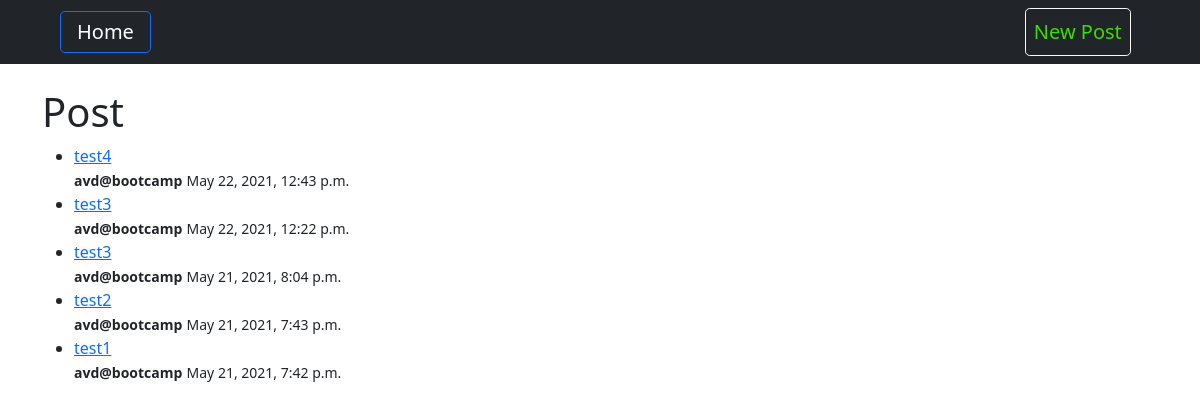
Before: / with the older database file.
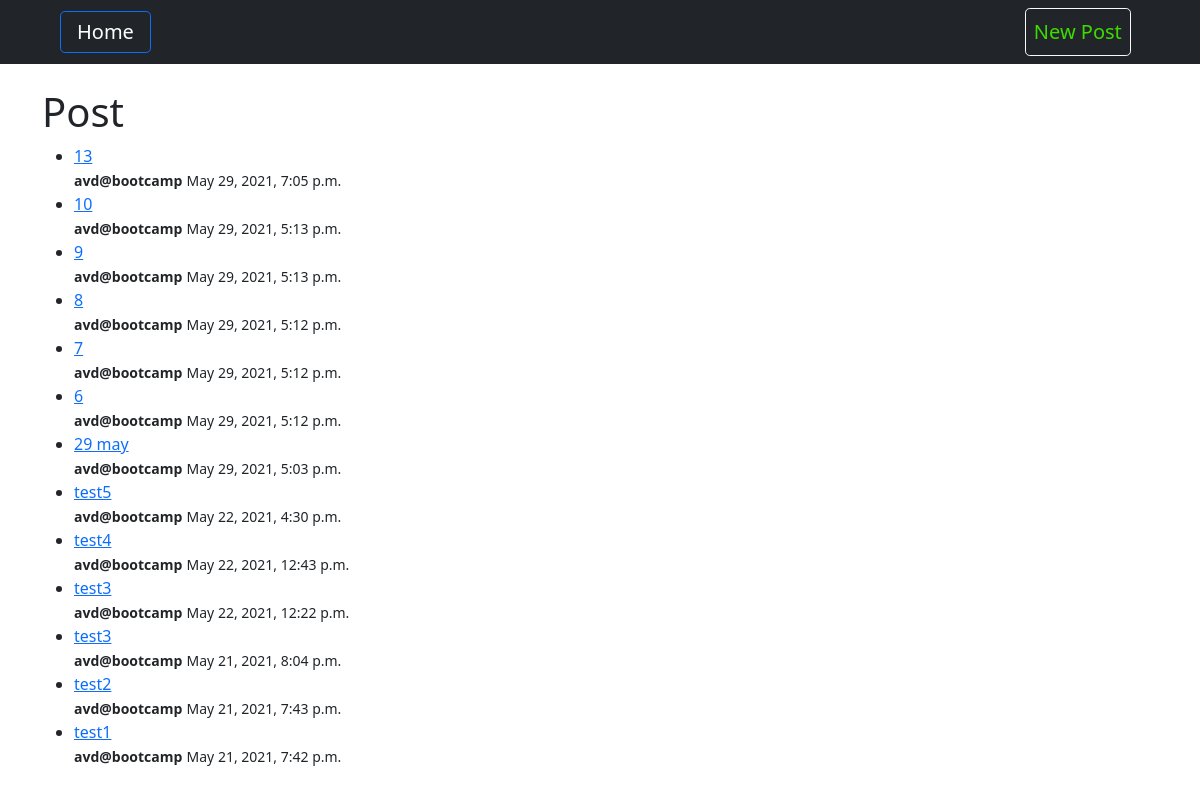
After: the same page with the newer database file.
### blog/models.py (models this page shows, shortened)
class Post(models.Model):
    title = models.CharField(max_length=200, null=False)
    body = models.TextField(null=False)
    author = models.ForeignKey(User, on_delete=models.CASCADE)
    date_created = models.DateTimeField(auto_now_add=True)

### blog/views.py (the view)
# urls.py: path('', views.HomeView, name='home'),
def HomeView(request):
    posts = Post.objects.all().order_by('-date_created')
    context = {
        'posts': posts
    }
    return render(request, 'blog/home.html', context)

### blog/templates/blog/home.html
{% extends 'blog/base.html' %}
{% block content %}
<h1>Post</h1>
<ul>
{% for post in posts %}
    <li>
        <a href="{% url 'postDetail' post.pk %}"> {{post.title}} </a>
        <br>
        <strong><small>{{post.author}}</small></strong> <small>{{post.date_created}}</small>
    </li>
{% endfor %}
</ul>
{% endblock %}

### blog/templates/blog/base.html (shortened to what this page needs)
<!doctype html>
<html lang="en">
  <head>
    <link href="https://cdn.jsdelivr.net/npm/bootstrap@5.0.0-beta1/dist/css/bootstrap.min.css" rel="stylesheet">
  </head>
  <body>
    <nav class="navbar navbar-expand-lg navbar-dark bg-dark">
        <div class="container-fluid">
          <a class="navbar-brand btn btn-lg btn-outline-primary ms-5" href="{% url 'home' %}">Home</a>
          <div class="collapse navbar-collapse" id="navbarSupportedContent">
            <ul class="navbar-nav ms-auto me-5 mb-lg-0">
              <li class="nav-item">
                <a class="nav-link btn btn-lg btn-outline-light" style="color: rgb(62, 219, 0);" href="{% url 'newpost' %}">New Post</a>
              </li>
            </ul>
          </div>
        </div>
      </nav>
    <br>
    <div class="container" >
    {% block content %}
    {% endblock %}
    </div>
  </body>
</html>

Changed rows visible on the page:
added Post: title "13", author "avd@bootcamp", date_created "May 29, 2021, 7:05 p.m."
added Post: title "10", author "avd@bootcamp", date_created "May 29, 2021, 5:13 p.m."
added Post: title "9", author "avd@bootcamp", date_created "May 29, 2021, 5:13 p.m."
added Post: title "8", author "avd@bootcamp", date_created "May 29, 2021, 5:12 p.m."
added Post: title "7", author "avd@bootcamp", date_created "May 29, 2021, 5:12 p.m."
added Post: title "6", author "avd@bootcamp", date_created "May 29, 2021, 5:12 p.m."
added Post: title "29 may", author "avd@bootcamp", date_created "May 29, 2021, 5:03 p.m."
added Post: title "test5", author "avd@bootcamp", date_created "May 22, 2021, 4:30 p.m."
